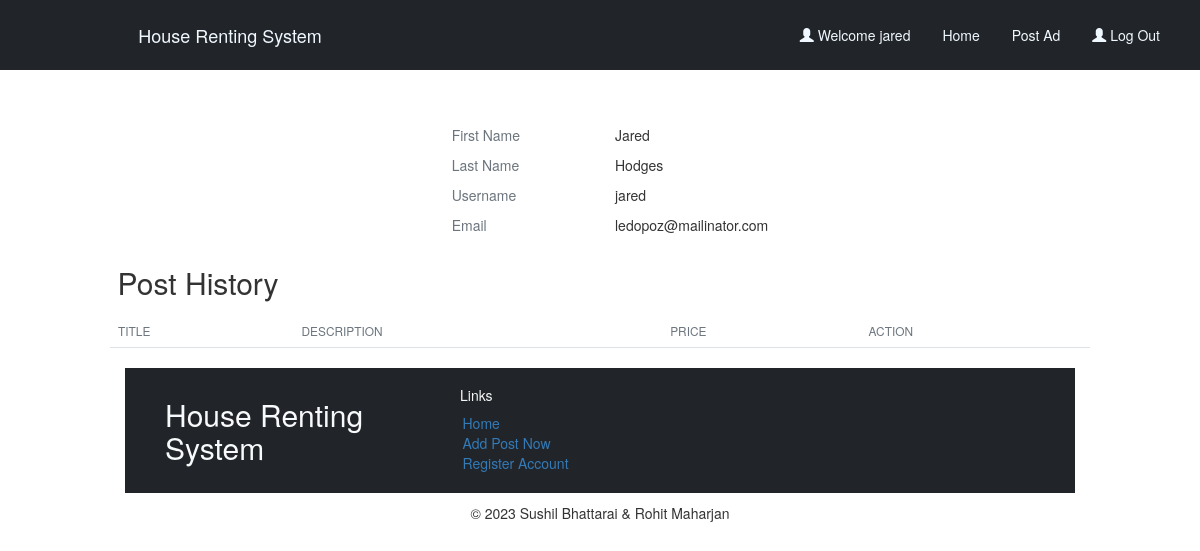
The page /profile (signed in) on the database as committed earlier.
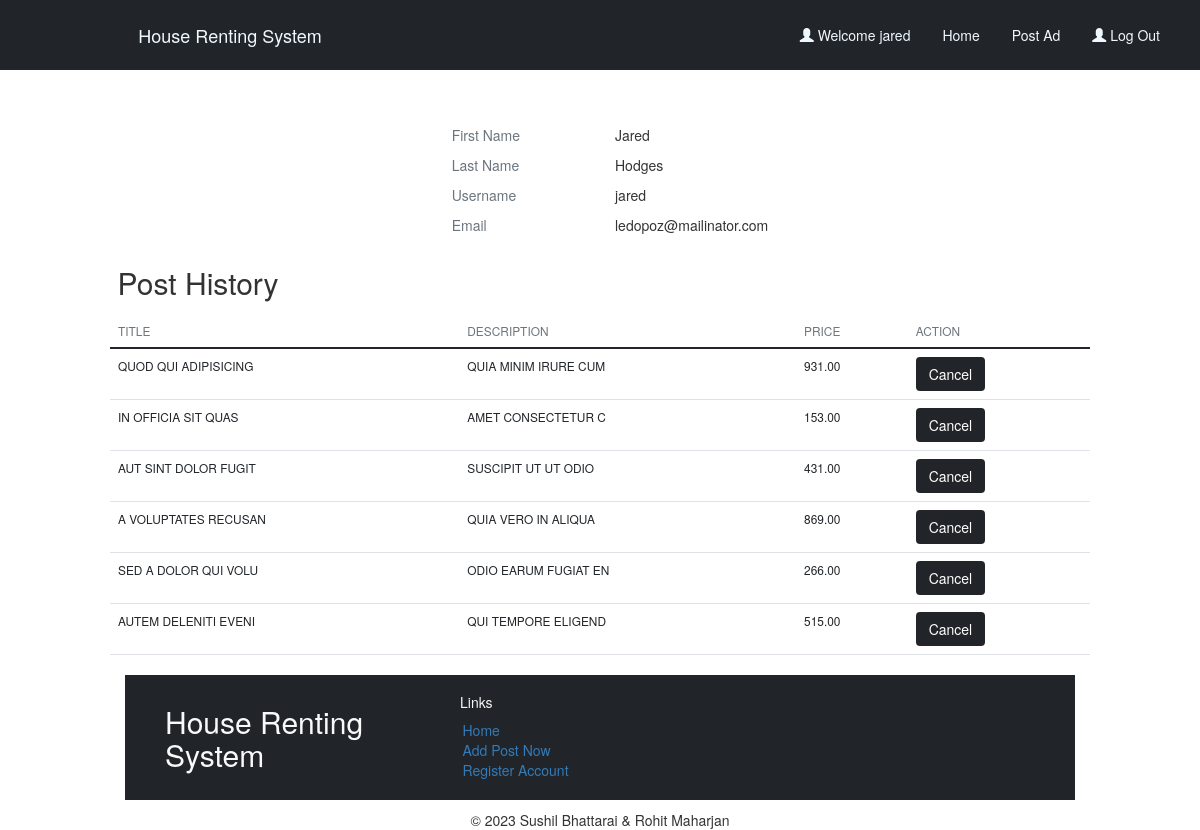
The same page on the database as committed later.
### houserent/models.py (models this page shows, shortened)
class FlatsAvailable(models.Model):
    uid=models.ForeignKey(User, verbose_name="User Id", on_delete=models.CASCADE,default=6)
    title = models.CharField(max_length=100)
    full_name=models.CharField(max_length=50,null=True)
    email=models.EmailField(max_length=254,null=True)
    phone=models.IntegerField(null=True)
    description = models.TextField()
    price = models.DecimalField(max_digits=10, decimal_places=2)
    location = models.CharField(max_length=200,)
    bedroom = models.PositiveIntegerField()
    livingroom = models.PositiveIntegerField()
    bathroom = models.PositiveIntegerField()
    kitchen = models.PositiveIntegerField()
    contact_number = models.CharField(max_length=15)
    date_and_time=models.DateTimeField(default=timezone.now)
    images = models.ImageField(upload_to='uploads',null=True)
    slugs=models.SlugField(unique=True,null=True)

### houserent/views.py (the view, shortened to what this page needs)
# urls.py: path('profile',views.profile,name='profile'),
@login_required
def profile(request):
    post_history=FlatsAvailable.objects.filter(uid=request.user)
    Bookings=Booking.objects.filter(user=request.user)
    paginator_d=Paginator(post_history,10)
    pg_num_d=request.GET.get('page')
    pg_obj_d=paginator_d.get_page(pg_num_d)
    res_msg=""
    return render(request,'profile.html',{'rd':pg_obj_d,'bookings':Bookings,"msg":res_msg})

### houserent/templates/profile.html (shortened to what this page needs)
{% extends 'index.html' %}
{% load static %}
{% block content %}
        <div class="row mt-5">
            <div class="col-lg-4 col-sm-12 mt-2">
            </div>
            <div class="col-lg-2 col-sm-6 col-4 text-muted mt-4">
                <p>First Name</p>
                <p>Last Name</p>
                <p>Username</p>
                <p>Email</p>
            </div>
            <div class="col-lg-6 col-sm-6 col-8 mt-4">
                <p>{{request.user.first_name}}</p>
                <p>{{request.user.last_name}}</p>
                <p>{{request.user}}</p>
                <p>{{request.user.email}}</p>
            </div>
            <div class="col-lg-12 col-sm-6">
            </div>
            <br>
    <div class="col-lg-12 col-sm-6">
    </div>
    {% if 'rd' %}
    <h2>Post History</h2>
    <br>
    <table class="table  text-uppercase small mt-2">
        <thead class="text-muted">
            <td>Title</td>
            <td>Description</td>
            <td>Price</td>
            <td>Action</td>
        </thead>
        <tbody>
               {% for r in rd  %}
                    <tr>
                        <td>{{r.title}}</td>
                        <td>{{r.location}}</td>
                        <td>{{r.price}}</td>
                        <td>
                            <form method='post'>
                                <input type="submit" value="Cancel" class="btn btn-dark"/>
                            </form>
                        </td>
                    </tr>
               {% endfor %}
        </tbody>
    </table>
    {% endif %}
{% endblock content %}

Rows that differ between the two databases and show on the page:
added FlatsAvailable: title "QUOD QUI ADIPISICING", location "QUIA MINIM IRURE CUM", price "931.00"
added FlatsAvailable: title "IN OFFICIA SIT QUAS", location "AMET CONSECTETUR C", price "153.00"
added FlatsAvailable: title "AUT SINT DOLOR FUGIT", location "SUSCIPIT UT UT ODIO", price "431.00"
added FlatsAvailable: title "A VOLUPTATES RECUSAN", location "QUIA VERO IN ALIQUA", price "869.00"
added FlatsAvailable: title "SED A DOLOR QUI VOLU", location "ODIO EARUM FUGIAT EN", price "266.00"
added FlatsAvailable: title "AUTEM DELENITI EVENI", location "QUI TEMPORE ELIGEND", price "515.00"
